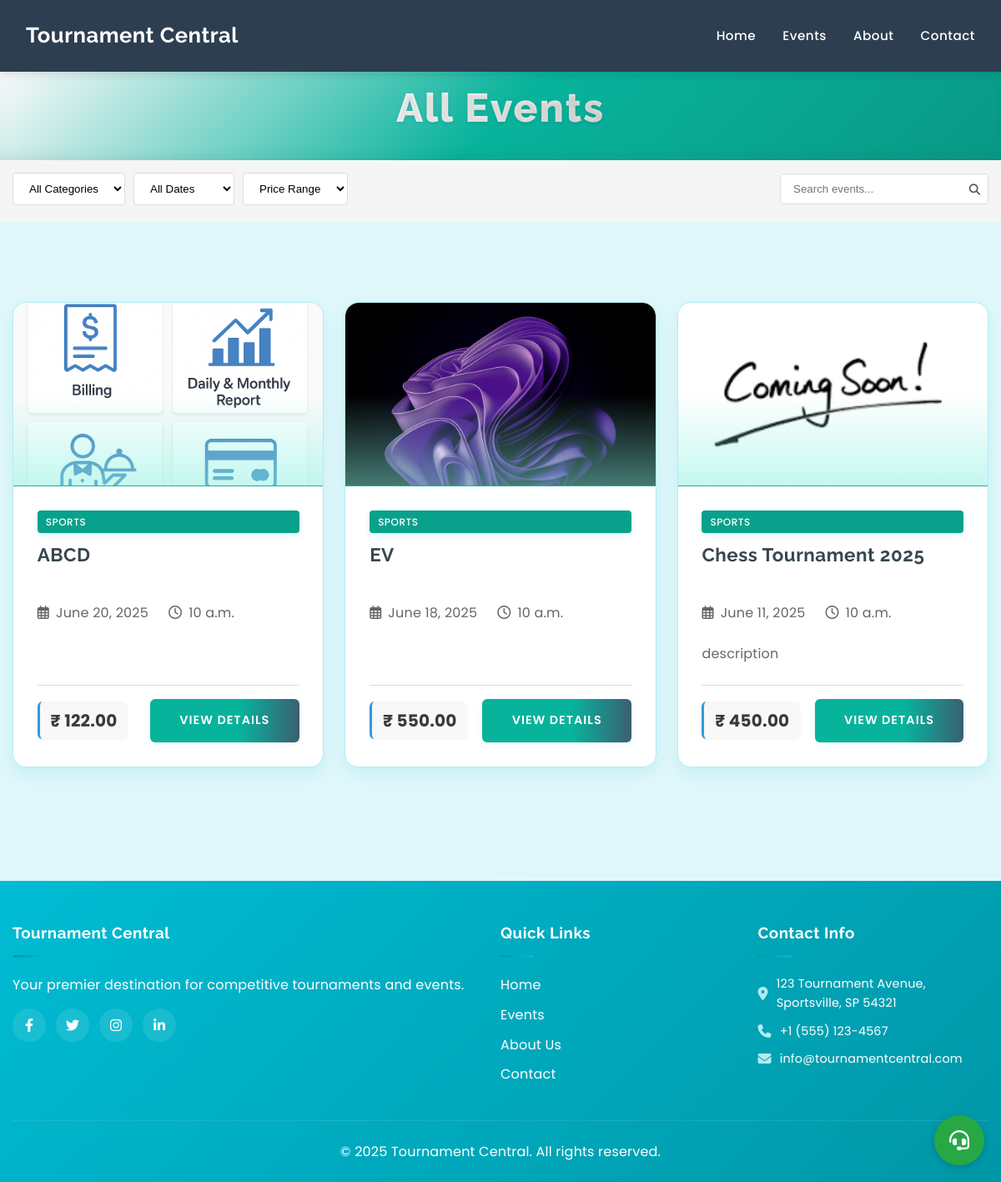
Screenshot of /home/allevents/ with the database file from the repository.
### app/models.py (models this page shows, shortened)
class Tournament(models.Model):
    STATUS_CHOICES = [
        ('draft', 'Draft'),
        ('published', 'Published'),
        ('ongoing', 'Ongoing'),
        ('completed', 'Completed'),
        ('cancelled', 'Cancelled'),
    ]
    title = models.CharField(max_length=200)
    slug = models.SlugField(unique=True, blank=True)
    description = models.TextField()
    category = models.ForeignKey(Category, on_delete=models.CASCADE, related_name='tournaments')
    organizer = models.ForeignKey(User, on_delete=models.CASCADE, related_name='organized_tournaments', default=None, null=True)
    start_date = models.DateField()
    end_date = models.DateField()
    tournament_time = models.TimeField(default=timezone.datetime.strptime('10:00', '%H:%M').time())
    registration_deadline = models.DateTimeField()
    venue = models.CharField(max_length=200)
    address = models.TextField(blank=True, null=True)
    city = models.CharField(max_length=100)
    state = models.CharField(max_length=100)
    country = models.CharField(max_length=100)
    postal_code = models.CharField(max_length=20, null=True, blank=True)
    max_participants = models.PositiveIntegerField()
    min_participants = models.PositiveIntegerField(default=2)
    entry_fee = models.DecimalField(max_digits=10, decimal_places=2)
    prize_pool = models.DecimalField(max_digits=10, decimal_places=2)
    tournament_format = models.CharField(max_length=100)  # e.g., "Single Elimination", "Double Elimination", "Round Robin"
    rules = models.TextField()
    banner_image = models.ImageField(upload_to='tournament_banners/')
    additional_images = models.ManyToManyField(TournamentImage, blank=True, related_name='additional_tournaments')
    status = models.CharField(max_length=20, choices=STATUS_CHOICES, default='draft')
    is_featured = models.BooleanField(default=False)
    created_at = models.DateTimeField(auto_now_add=True)
    updated_at = models.DateTimeField(auto_now=True)
    contact_email = models.EmailField()
    contact_phone = models.CharField(max_length=20)
    whatsapp_number = models.CharField(max_length=20, blank=True)
    facebook_event = models.URLField(blank=True)
    instagram_post = models.URLField(blank=True)
    upi_id = models.ForeignKey(
        UPIS,
        max_length=100,
        blank=True,
        help_text="UPI ID for payment collection",
        on_delete=models.SET_NULL,
        null=True,
        related_name='tournaments'
    )
    class Meta:
        ordering = ['-start_date']

class Category(models.Model):
    name = models.CharField(max_length=100)
    slug = models.SlugField(unique=True, blank=True)
    description = models.TextField(blank=True)
    icon = models.CharField(max_length=50, blank=True)  # For FontAwesome icons
    created_at = models.DateTimeField(auto_now_add=True)
    updated_at = models.DateTimeField(auto_now=True)
    type = models.CharField(
        max_length=20,
        choices=[
            ('sports', 'Sports'),
            ('esports', 'Esports'),
            ('cultural', 'Cultural'),
            ('academic', 'Academic'),
            ('technology', 'Technology'),
            ('other', 'Other'),
        ]
    )
    class Meta:
        verbose_name_plural = "Categories"
        ordering = ['name']

### app/View/user/events.py (the view)
# urls.py: path('home/allevents/', all_events, name='all_events'),
def all_events(request):
    events = Tournament.objects.all()
    context = {
        'events': events,
        'current_year': datetime.now().year
    }
    return render(request, 'events/allevents.html', context)

### templates/events/allevents.html (shortened to what this page needs)
{% extends 'base.html' %}
{% load static %}
{% block content %}
    <section class="page-header" style="background: linear-gradient(135deg, #f8f9fa, #08b39c,rgb(9, 153, 134)); padding: 5px 0; position: relative; overflow: hidden; box-shadow: inset 0 -10px 20px -10px rgba(0,0,0,0.1);">
        <div class="container">
            <h1 style="color: var(--text-color); font-weight: 800; font-size: clamp(2rem, 4vw, 3rem); text-align: center; margin-bottom: 20px;">
                <span style="background: linear-gradient(45deg,rgb(255, 255, 255),rgb(223, 222, 222)); -webkit-background-clip: text; background-clip: text; color: transparent; letter-spacing: 2px; text-shadow: 0 2px 4px rgba(0,0,0,0.1);">All Events</span>
            </h1>
        </div>
    </section>
    <section style="padding: 15px 0; background-color: #f5f5f5;">
        <div class="container">
            <div style="display: flex; flex-wrap: wrap; gap: 15px; justify-content: space-between; align-items: center; margin-bottom: 5px;">
                <div style="display: flex; flex-wrap: wrap; gap: 10px;">
                    <select style="padding: 10px 15px; border-radius: 4px; border: 1px solid #ddd; background-color: white;">
                        <option value="">All Categories</option>
                    </select>
                    <select style="padding: 10px 15px; border-radius: 4px; border: 1px solid #ddd; background-color: white;">
                        <option value="">All Dates</option>
                    </select>
                    <select style="padding: 10px 15px; border-radius: 4px; border: 1px solid #ddd; background-color: white;">
                        <option value="">Price Range</option>
                    </select>
                </div>
                <div style="position: relative;">
                    <input type="text" placeholder="Search events..." style="padding: 10px 15px; border-radius: 4px; border: 1px solid #ddd; width: 250px;">
                    <button style="position: absolute; right: 10px; top: 50%; transform: translateY(-50%); background: none; border: none; color: #555;">
                        <i class="fas fa-search"></i>
                    </button>
                </div>
            </div>
        </div>
    </section>
    <section class="events-section">
        <div class="container">
            <div class="events-grid">
                {% for event in events %}
                <div class="event-card animate-on-scroll stagger-item">
                    <div class="event-image" style="background-image: url('{% if event.banner_image %}{{ event.banner_image.url }}{% else %}{% static 'images/event-placeholder.jpg' %}{% endif %}');"></div>
                    <div class="event-details">
                        <span class="badge {{ event.category.type|lower }}" style="display: inline-block; padding: 4px 10px; border-radius: 4px; font-size: 12px; font-weight: 500; background: #08a18c; color: white;">{{ event.category.type }}</span>
                        <h3>{{ event.title }}</h3>
                        <div class="event-meta">
                            <span><i class="far fa-calendar-alt"></i> {{ event.start_date }}</span>
                            <span><i class="far fa-clock"></i> {{ event.tournament_time }}</span>
                        </div>
                        <p>{{ event.description|truncatechars:120 }}</p>
                        <div class="event-footer">
                            <span class="price">₹ {{ event.entry_fee }}</span>
                            <a href="{% url 'event_detail' event.id %}" class="btn">View Details</a>
                        </div>
                    </div>
                </div>
                {% endfor %}
            </div>
        </div>
    </section>
{% endblock %}

### static/css/animations.css (style rules this page uses)
.animate-on-scroll { opacity: 0; transform: translateY(20px); transition: opacity 0.6s ease, transform 0.6s ease; }
.animate-on-scroll.visible { opacity: 1; transform: translateY(0); }
.stagger-item { opacity: 0; transform: translateY(20px); }
.stagger-item.visible { animation: fadeInUp 0.5s ease forwards; }
.stagger-item:nth-child(1) { animation-delay: 0.1s; }
.stagger-item:nth-child(2) { animation-delay: 0.2s; }
.stagger-item:nth-child(3) { animation-delay: 0.3s; }
.btn { position: relative; overflow: hidden; z-index: 1; }
.btn::after { content: ''; position: absolute; bottom: 0; left: 0; width: 100%; height: 0; background-color: rgba(255, 255, 255, 0.2); transition: height 0.3s ease; z-index: -1; }

### static/css/responsive.css (style rules this page uses)
:root { --mobile-padding: 15px; --section-spacing-mobile: 40px; --card-spacing-mobile: 15px; }
body { overflow-x: hidden; }
.container { padding-left: var(--mobile-padding); padding-right: var(--mobile-padding); }

### rows the page displays
Tournament: banner_image (picture), category.type "SPORTS", title "ABCD", start_date "June 20, 2025", tournament_time "10 a.m.", entry_fee "122.00"
Tournament: banner_image (picture), category.type "SPORTS", title "EV", start_date "June 18, 2025", tournament_time "10 a.m.", entry_fee "550.00"
Tournament: banner_image (picture), category.type "SPORTS", title "Chess Tournament 2025", start_date "June 11, 2025", tournament_time "10 a.m.", description "description", entry_fee "450.00"
